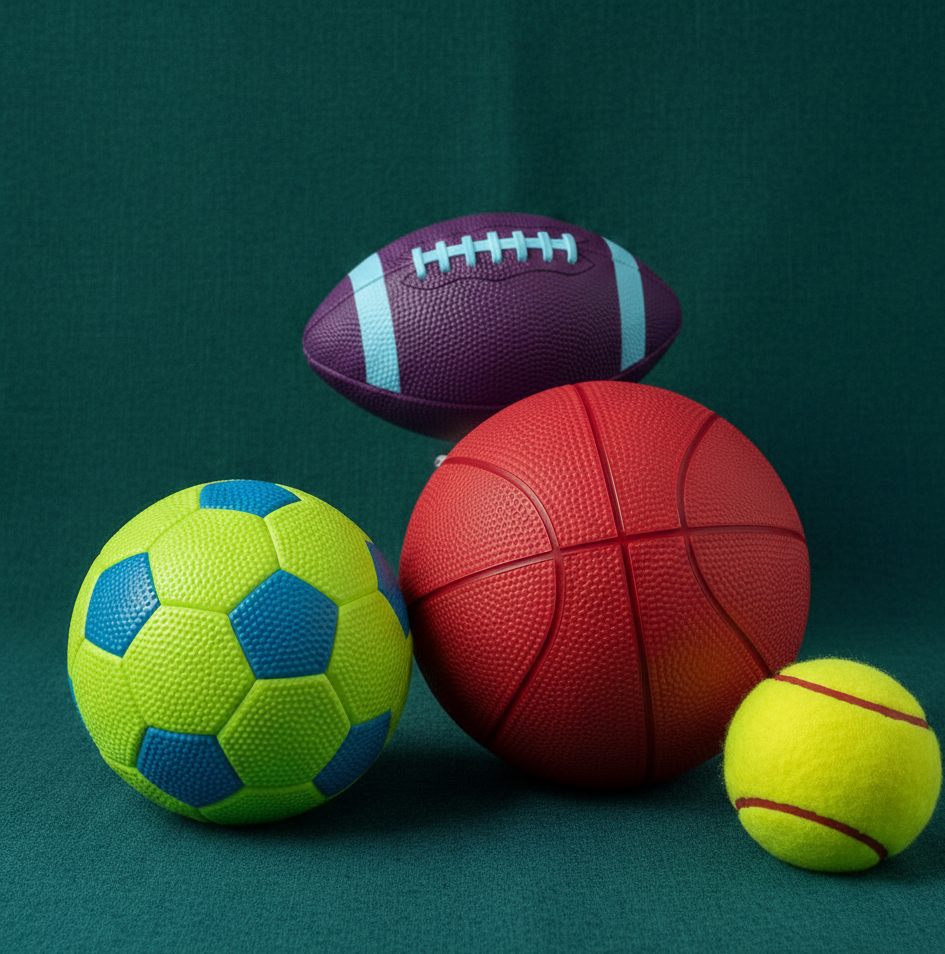
%> input picture proyecto 4/GK.png, 945 x 954 px
$ octave GK.m   (GNU Octave 9; MATLAB toolbox functions it lacks are replaced by stand-ins)
%> lines starting %> are read from the running program, lines starting %| are printed output that depends on the picture; in (x1, y1, x2, y2) boxes, pixels count from 0 and x2, y2 are one past the last pixel; in counts of white or black regions, pixels touching at a corner belong together; the program's own positions count from 1
% Integrantes: Iván Martínez López y Marcos Fraile Muñoz

%% Segmentación de objetos en la imagen (0.5p)

I_original = imread('GK.png');
%> I_original is the input picture: size 954x945x3 uint8; mean R, G, B 47.9, 70.9, 57.1

% Convertimos al espacio de color HSV
I_hsv = rgb2hsv(I_original);
%> I_hsv: size 954x945x3 double; mean H, S, V 0.503, 0.792, 0.345
H = I_hsv(:,:,1);
S = I_hsv(:,:,2);
V = I_hsv(:,:,3);

% El fondo verde tiene un rango de tono aproximado entre 0.35 y 0.55, por
% lo que creamos una máscara para este y luego la invertimos para quedarnos con los objetos.
mascara_fondo_verde = (H > 0.35) & (H < 0.58) & (S > 0.2);
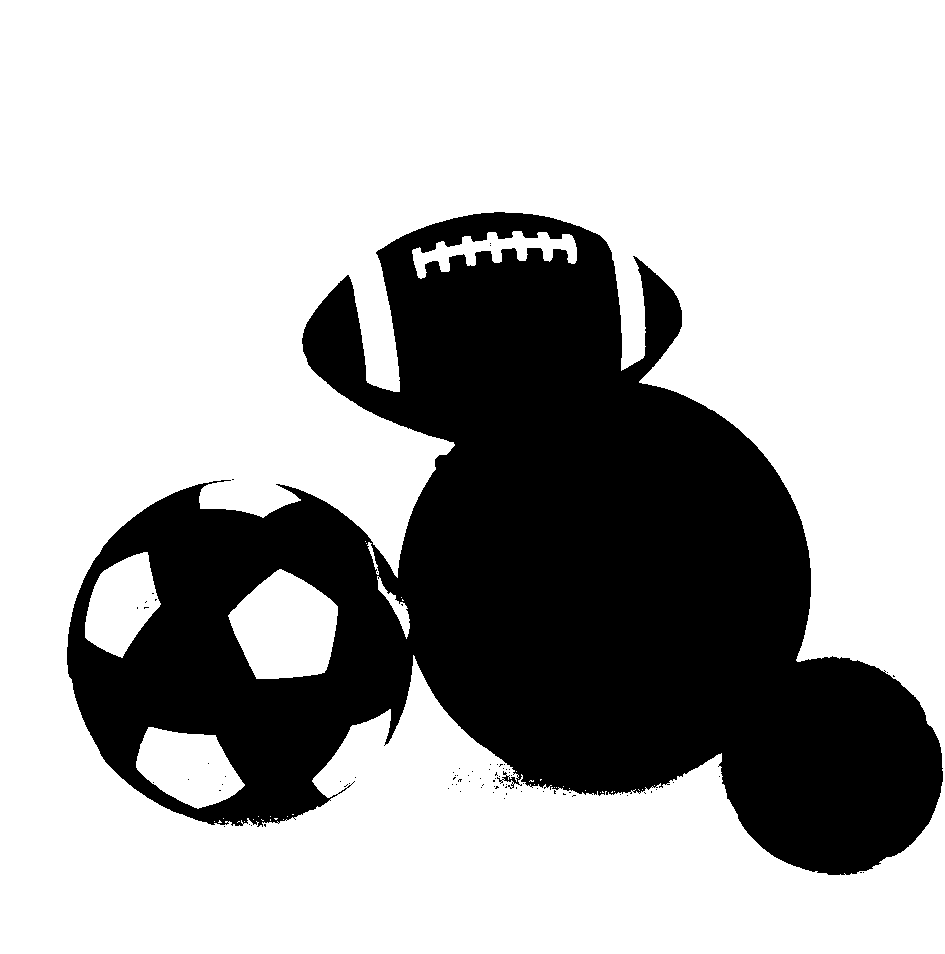
%> mascara_fondo_verde: size 954x945 logical; 68.5% white; 83 black regions (82 under 20 px), largest, box (x1, y1, x2, y2) and area: (67, 212, 943, 875) 283802
I_segm = ~mascara_fondo_verde;

% Definimos los bordes como fondo
I_segm(1:15, :) = 0; I_segm(end-15:end, :) = 0;
I_segm(:, 1:15) = 0; I_segm(:, end-15:end) = 0;
%> after `I_segm(:, end-15:end) = 0`: I_segm: size 954x945 logical; 31.4% white; 83 white regions (82 under 20 px), largest, box (x1, y1, x2, y2) and area: (67, 212, 929, 875) 282861

figure; imshow(I_segm); title('imagen segmentada binaria');

%% Preparación de la imagen (1.5p)
% Se rellenan los huecos
I_rellena = imfill(I_segm, 'holes');
%> I_rellena: size 954x945 logical; 34% white; 68 white regions (67 under 20 px), largest, box (x1, y1, x2, y2) and area: (67, 212, 929, 875) 306444
I_limpia = imopen(I_rellena, strel('disk', 5));
%> I_limpia: size 954x945 logical; 33.9% white; 1 white region, box (x1, y1, x2, y2) and area: (67, 212, 929, 875) 305557

% Calculamos la transformada de distancia inversa
D = bwdist(~I_limpia);

% Se suaviza la matriz usando imgaussfilt
D = imgaussfilt(D, 2);

% Hacemos que los centros sean mínimos en la matriz
D = -D;
D(~I_limpia) = Inf;

% Aplicamos watershed para separar los objetos mejor
L = watershed(D);
%> L: size 954x945 uint8; 10 distinct labels, from 0 to 9
I_3obj = I_limpia;
I_3obj(L == 0) = 0;
%> I_3obj: size 954x945 logical; 33.8% white; 9 white regions, largest, box (x1, y1, x2, y2) and area: (398, 359, 811, 794) 130539, (67, 486, 413, 825) 87232, (376, 212, 622, 442) 43717
I_3obj = imerode(I_3obj, strel('disk', 7));
%> I_3obj: size 954x945 logical; 30.6% white; 7 white regions (1 under 20 px), largest, box (x1, y1, x2, y2) and area: (404, 367, 805, 787) 122047, (73, 493, 407, 819) 79973, (382, 218, 616, 435) 38581, (727, 663, 923, 869) 30796, (308, 286, 360, 395) 3399, (647, 275, 676, 356) 1339

figure; imshow(I_3obj); title('imagen con objetos ya separados visualmente');
%% Segmentación de un único objeto mediante un único operador morfológico (1.5p)

% Extraemos el objeto con mayor area de los definidos
I_objeto_unico = bwpropfilt(I_3obj, 'Area', 1, 'largest');
%> I_objeto_unico: size 954x945 logical; 13.5% white; 1 white region, box (x1, y1, x2, y2) and area: (404, 367, 805, 787) 122047
I_1obj = I_original;
R = I_1obj(:,:,1); G = I_1obj(:,:,2); B = I_1obj(:,:,3);

% Cambiamos los píxeles a magenta únicamente en la zona de la pelota elegida
R(I_objeto_unico) = 255;
%> R: size 954x945 uint8; min 0, max 255, mean 64.5
G(I_objeto_unico) = 0;
%> G: size 954x945 uint8; min 0, max 255, mean 66.1
B(I_objeto_unico) = 255;
%> B: size 954x945 uint8; min 0, max 255, mean 86.7

I_1obj = cat(3, R, G, B);

figure; imshow(I_1obj); title('Segmentación de un único objeto');
%% Segmentación basada en hit-miss (2p)

% Extraemos la plantilla ahora
propiedades = regionprops(I_objeto_unico, 'Image');
B_fg = propiedades.Image;
%> B_fg: size 420x401 logical; 72.5% white; 6 black regions (1 under 20 px), largest, box (x1, y1, x2, y2) and area: (0, 0, 236, 203) 14846, (229, 0, 401, 203) 11813, (212, 228, 401, 420) 9921, (0, 207, 175, 420) 9759, (189, 418, 207, 420) 29

% Ahora para el fondo
se_marco = strel('disk', 5);
B_bg = imdilate(B_fg, se_marco) - B_fg;
%> B_bg: size 420x401 double; values 0 (black) and 1 (white), 3.1% white; 6 white regions (1 under 20 px), largest, box (x1, y1, x2, y2) and area: (0, 0, 236, 203) 1451, (0, 207, 175, 420) 1298, (229, 0, 401, 203) 1226, (212, 228, 401, 420) 1162, (189, 418, 207, 420) 29

% Y ahora implementamos el hit-miss
I_hit = imerode(I_3obj, B_fg);
%> I_hit: size 954x945 logical; 0% white in thin lines or dots, all inside (x1, y1, x2, y2) = (604, 576, 605, 577)
I_miss = imerode(~I_3obj, B_bg);
%> I_miss: size 954x945 logical; 13.2% white; 4 white regions (1 under 20 px), largest, box (x1, y1, x2, y2) and area: (0, 0, 945, 367) 118136, (0, 925, 39, 954) 565, (207, 631, 212, 653) 68

% Sacamos el pixel central con una intersección
I_hm_puntos = I_hit & I_miss;

% Situamos una cruz visible en este centro
I_hm_visualizar = imdilate(I_hm_puntos, strel('line', 35, 0)) | imdilate(I_hm_puntos, strel('line', 35, 90));
%> I_hm_visualizar: size 954x945 logical; 0.01% white in thin lines or dots, all inside (x1, y1, x2, y2) = (587, 559, 622, 594)

I_hitmiss = I_original;
R_hm = I_hitmiss(:,:,1); G_hm = I_hitmiss(:,:,2); B_hm = I_hitmiss(:,:,3);

% Definimos un color para esta
R_hm(I_hm_visualizar) = 0;
%> R_hm: size 954x945 uint8; min 0, max 248, mean 47.9; mean of the top-left, top-right, bottom-left and bottom-right quarters 22.1, 32, 57.1, 80.3
G_hm(I_hm_visualizar) = 255;
%> G_hm: size 954x945 uint8; min 0, max 255, mean 70.9; mean of the top-left, top-right, bottom-left and bottom-right quarters 65.3, 51.1, 101.4, 65.9
B_hm(I_hm_visualizar) = 255;
%> B_hm: size 954x945 uint8; min 0, max 255, mean 57.1

I_hitmiss = cat(3, R_hm, G_hm, B_hm);

% Representación de las imagenes ahora
figure('Name', 'Comparativa final de segmentaciones');
subplot(1, 2, 1);
imshow(I_1obj);
title('Segmentación por región');

subplot(1, 2, 2);
imshow(I_hitmiss);
title('Localización por plantilla');

%% Objetivo creativo (2 puntos)

% En este objetivo creativo buscamos mediante un filtrado por componentes
% conexas, de esta forma podemos filtrar por el área del objeto y de forma
% similar a la entrega anterior, filtrar el objeto que queramos por su área, en este caso es la pelota de tenis

I_mascara = I_3obj;

% Usamos bwpropfilt para quedarnos con las 3 componentes de mayor tamaño
% de la escena. Por lo que eliminaríamos la pelota de tenis que es la que
% queremos filtrar sin importar qué radio de disco usemos ni cuánto se hayan encogido antes.

I_solo_balones = bwpropfilt(I_mascara, 'Area', 3, 'largest');
%> I_solo_balones: size 954x945 logical; 26.7% white; 3 white regions, box (x1, y1, x2, y2) and area: (404, 367, 805, 787) 122047, (73, 493, 407, 819) 79973, (382, 218, 616, 435) 38581

% Mediante una resta lógica, lo que pertenece a la máscara original pero no a los balones grandes, es la pelota de tenis.
I_solo_tenis = I_mascara & ~I_solo_balones;

% Copiamos la imagen original para pintarla encima
I_creativa = I_original;
R_c = I_creativa(:,:,1); G_c = I_creativa(:,:,2); B_c = I_creativa(:,:,3);

% 1. Pintamos los 3 balones grandes en amarillo [255, 255, 0]
R_c(I_solo_balones) = 255;
G_c(I_solo_balones) = 255;
B_c(I_solo_balones) = 0;

% 2. Pintamos la pelota de tenis en rojo [255, 0, 0]
R_c(I_solo_tenis) = 255;
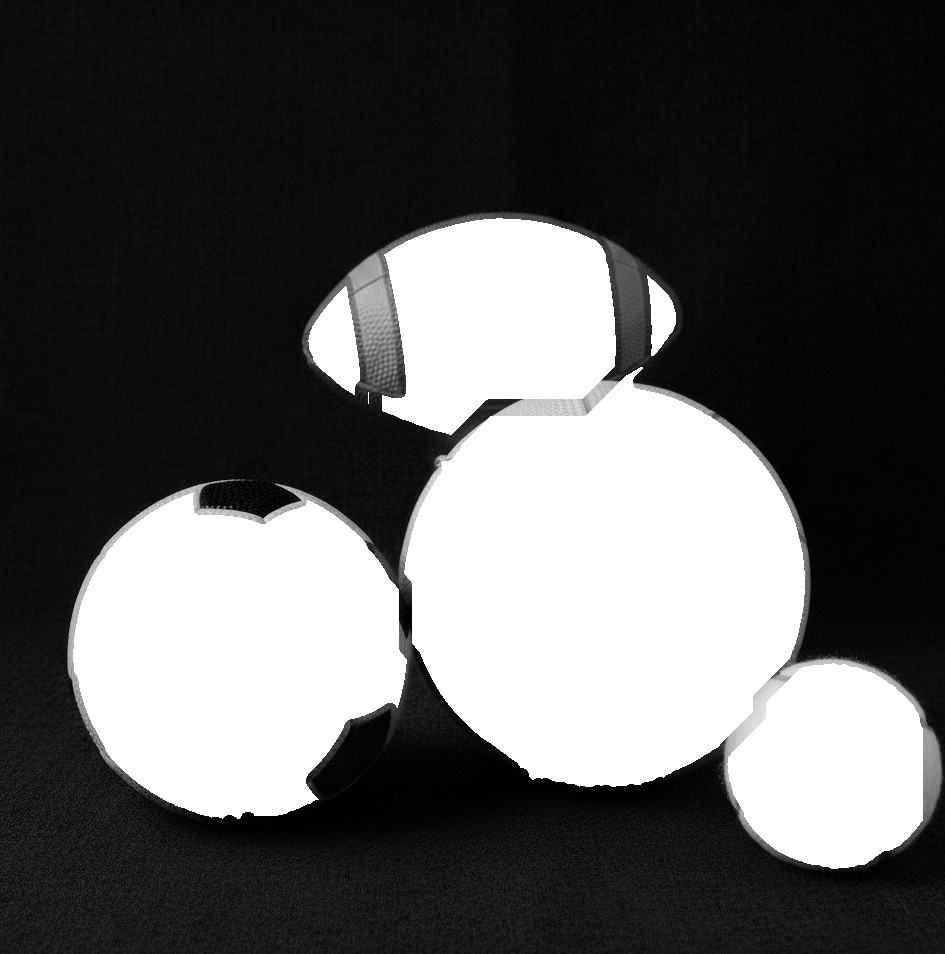
%> R_c: size 954x945 uint8; min 0, max 255, mean 90.2
G_c(I_solo_tenis) = 0;
%> G_c: size 954x945 uint8; min 0, max 255, mean 112.5
B_c(I_solo_tenis) = 0;
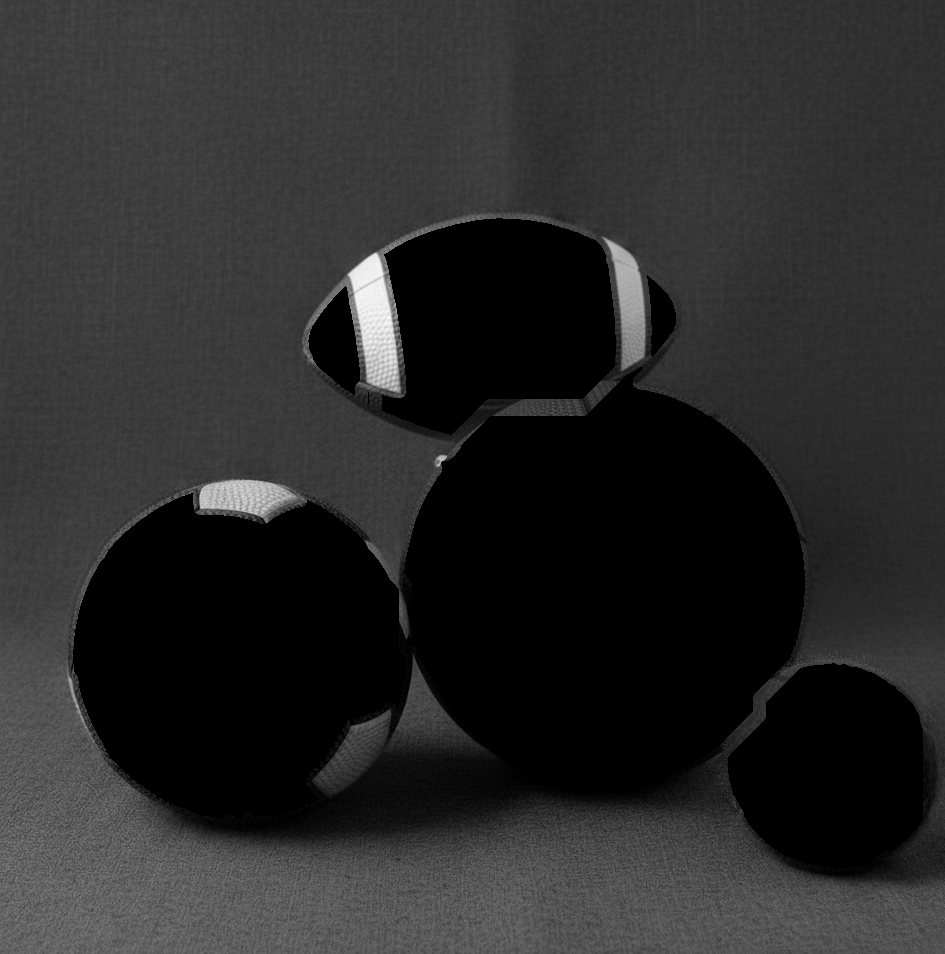
%> B_c: size 954x945 uint8; min 0, max 254, mean 42.2

I_creativa = cat(3, R_c, G_c, B_c);
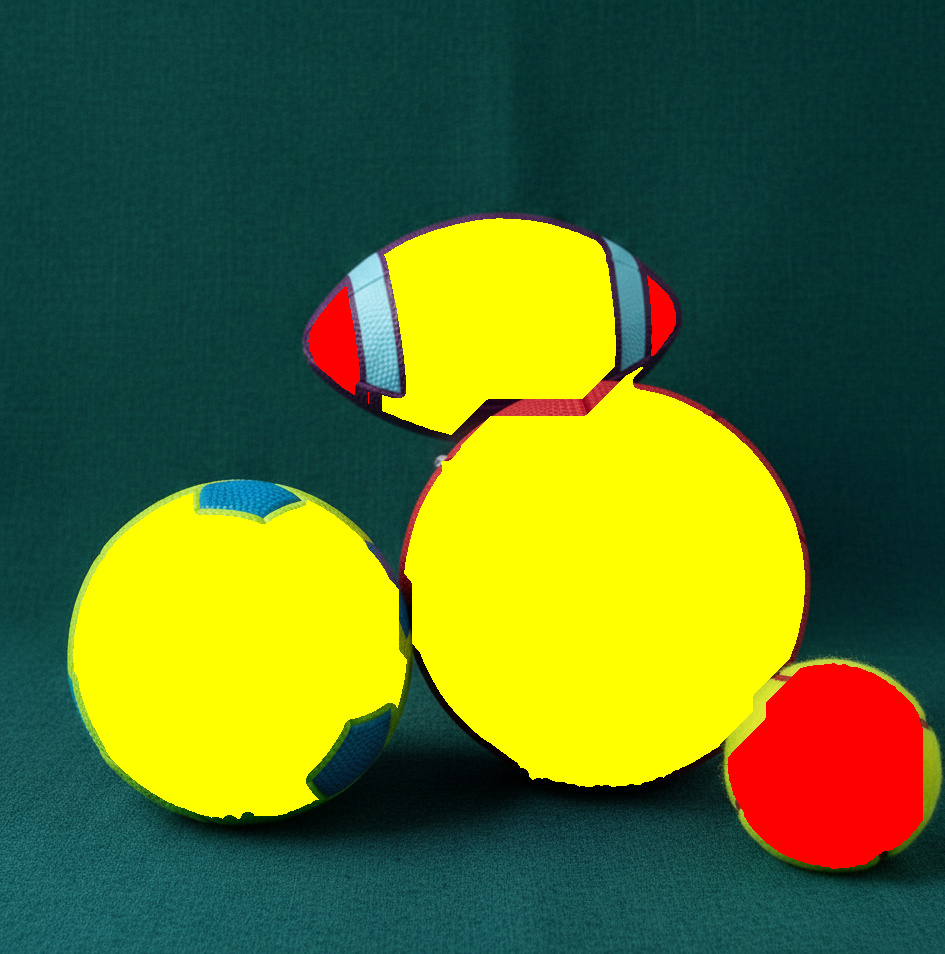
%> I_creativa: size 954x945x3 uint8; mean R, G, B 90.2, 112.5, 42.2
figure('Name', 'Clasificación por escala');
subplot(1, 3, 1); imshow(I_solo_balones);
title('Balones grandes aislados');

subplot(1, 3, 2); imshow(I_solo_tenis);
title('Pelota de tenis aislada');

subplot(1, 3, 3); imshow(I_creativa);
title('Clasificación final');
